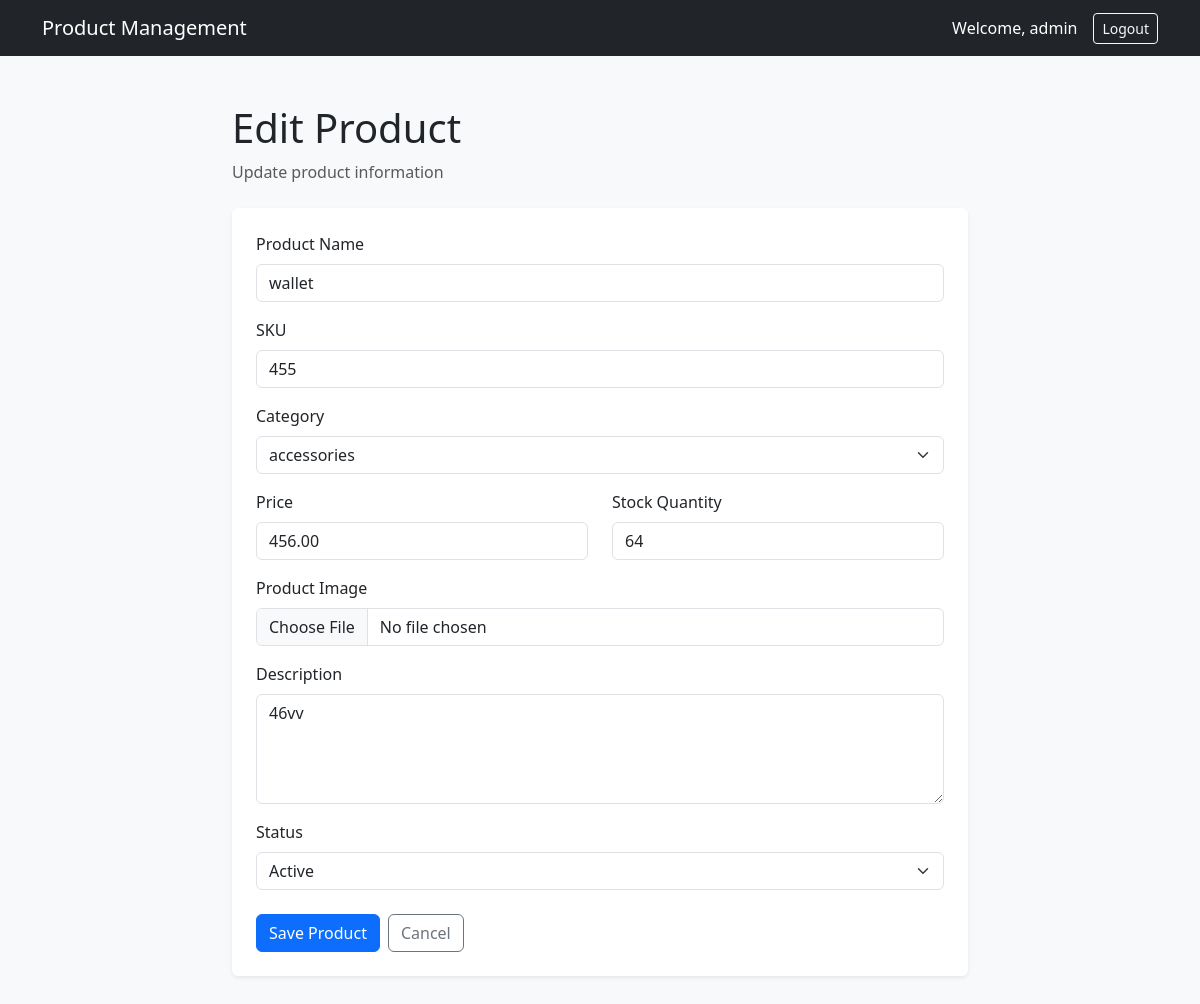
The page /products/edit/4/ (signed in) on the database its author committed.
### products/models.py (models this page shows, shortened)
class Product(models.Model):
    STATUS_CHOICES = [
        ("active", "Active"),
        ("inactive", "Inactive"),
    ]
    name = models.CharField(max_length=200)
    sku = models.CharField(max_length=100, unique=True)
    category = models.ForeignKey(
        Category,
        on_delete=models.CASCADE,
        related_name="products"
    )
    price = models.DecimalField(
        max_digits=10,
        decimal_places=2,
        validators=[MinValueValidator(0.01)]
    )
    stock = models.PositiveIntegerField()
    image = models.ImageField(
        upload_to="products/",
        blank=True,
        null=True
    )
    description = models.TextField(blank=True)
    status = models.CharField(
        max_length=10,
        choices=STATUS_CHOICES,
        default="active"
    )
    created_at = models.DateTimeField(auto_now_add=True)
    updated_at = models.DateTimeField(auto_now=True)
    class Meta:
        ordering = ["-created_at"]

### products/views.py (the view)
@login_required
def product_form(request, pk=None):
    if pk:
        product = get_object_or_404(Product, pk=pk)
        page_title = "Edit Product"
    else:
        product = None
        page_title = "Add Product"
    if request.method == "POST":
        form = ProductForm(
            request.POST,
            request.FILES,
            instance=product
        )
        if form.is_valid():
            form.save()
            return redirect("product_list")
    else:
        form = ProductForm(instance=product)
    context = {
        "form": form,
        "page_title": page_title,
        "product": product,
    }
    return render(
        request,
        "products/product_form.html",
        context
    )

### products/models.py (called while the page is built)
    def __str__(self):
        return self.name

### templates/products/product_form.html (shortened to what this page needs)
<!DOCTYPE html>
<html lang="en">
<head>
    <link
        href="https://cdn.jsdelivr.net/npm/bootstrap@5.3.3/dist/css/bootstrap.min.css"
        rel="stylesheet"
    >
</head>
<body class="bg-light">
<nav class="navbar navbar-dark bg-dark">
    <div class="container">
        <a
            class="navbar-brand"
            href="{% url 'dashboard' %}"
        >
            Product Management
        </a>
        <div class="d-flex align-items-center">
            <span class="text-white me-3">
                Welcome, {{ user.username }}
            </span>
            <form
                method="post"
                action="{% url 'logout' %}"
            >
                <button
                    type="submit"
                    class="btn btn-outline-light btn-sm"
                >
                    Logout
                </button>
            </form>
        </div>
    </div>
</nav>
<div class="container py-5">
    <div class="row justify-content-center">
        <div class="col-lg-8">
            <div class="d-flex justify-content-between align-items-center mb-4">
                <div>
                    <h1>
                        {{ page_title }}
                    </h1>
                    <p class="text-muted mb-0">
                        {% if product %}
                            Update product information
                        {% else %}
                            Add a new product
                        {% endif %}
                    </p>
                </div>
            </div>
            <div class="card shadow-sm border-0">
                <div class="card-body p-4">
                    <form
                        method="post"
                        enctype="multipart/form-data"
                    >
                        <div class="mb-3">
                            <label
                                for="{{ form.name.id_for_label }}"
                                class="form-label"
                            >
                                Product Name
                            </label>
                            {{ form.name }}
                        </div>
                        <div class="mb-3">
                            <label
                                for="{{ form.sku.id_for_label }}"
                                class="form-label"
                            >
                                SKU
                            </label>
                            {{ form.sku }}
                        </div>
                        <div class="mb-3">
                            <label
                                for="{{ form.category.id_for_label }}"
                                class="form-label"
                            >
                                Category
                            </label>
                            {{ form.category }}
                        </div>
                        <div class="row">
                            <div class="col-md-6 mb-3">
                                <label
                                    for="{{ form.price.id_for_label }}"
                                    class="form-label"
                                >
                                    Price
                                </label>
                                {{ form.price }}
                            </div>
                            <div class="col-md-6 mb-3">
                                <label
                                    for="{{ form.stock.id_for_label }}"
                                    class="form-label"
                                >
                                    Stock Quantity
                                </label>
                                {{ form.stock }}
                            </div>
                        </div>
                        <div class="mb-3">
                            <label
                                for="{{ form.image.id_for_label }}"
                                class="form-label"
                            >
                                Product Image
                            </label>
                            {{ form.image }}
                        </div>
                        <div class="mb-3">
                            <label
                                for="{{ form.description.id_for_label }}"
                                class="form-label"
                            >
                                Description
                            </label>
                            {{ form.description }}
                        </div>
                        <div class="mb-4">
                            <label
                                for="{{ form.status.id_for_label }}"
                                class="form-label"
                            >
                                Status
                            </label>
                            {{ form.status }}
                        </div>
                        <div class="d-flex gap-2">
                            <button
                                type="submit"
                                class="btn btn-primary"
                            >
                                Save Product
                            </button>
                            <a
                                href="{% url 'product_list' %}"
                                class="btn btn-outline-secondary"
                            >
                                Cancel
                            </a>
                        </div>
                    </form>
                </div>
            </div>
        </div>
    </div>
</div>
</body>
</html>

### rows shown on the page
Product: name "wallet", sku "455", category "accessories", price "456.00", stock "64", description "46vv", status "Active"

### other values the page prints
{{ user.username }} "admin"
{{ page_title }} "Edit Product"
